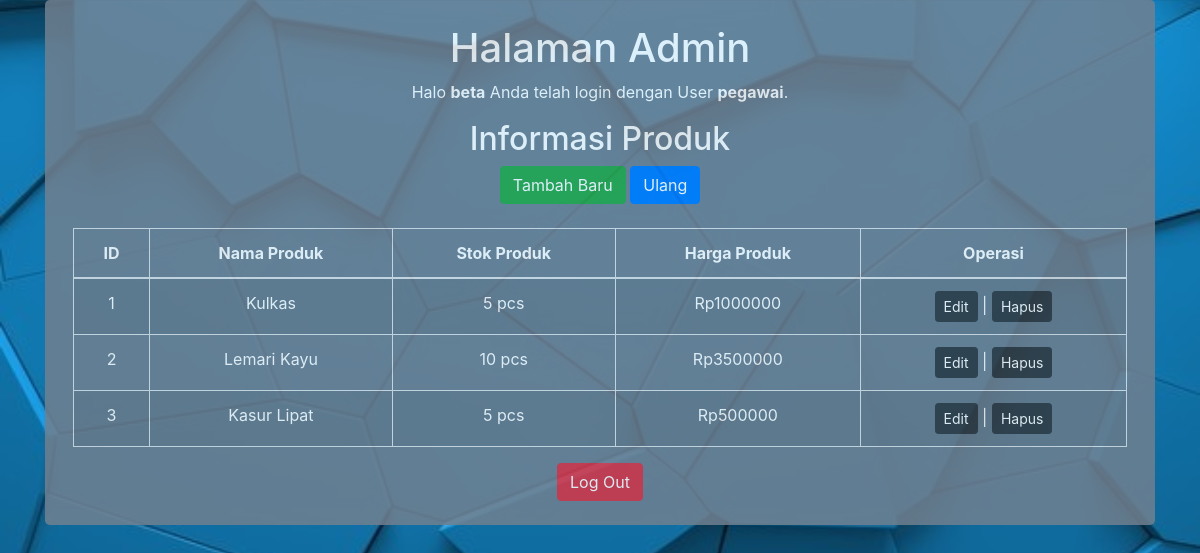
The app's page /halaman_admin.php (signed in) with its own data.
### tables this page shows
CREATE TABLE `produk` (
  `id_produk` int(11) NOT NULL,
  `nama_produk` varchar(100) NOT NULL,
  `stok_produk` int(11) NOT NULL,
  `harga_produk` int(11) NOT NULL
);

### halaman_admin.php (the view, shortened to what this page needs)
<!DOCTYPE html>
<html lang="en">
<head>
    <link rel="stylesheet" href="css/bootstrap.min.css">
</head>
<body style="background-image:url(img/landing.jpg); background-size:cover">
    <div class="container">
        <div class="rounded-lg" style="position: auto; left: 25%; right: 25%; color: white; text-align: center; background-color:slategray; opacity: 85%;">
			<br><h1>Halaman Admin</h1>
			<p>Halo <b><?php echo $_SESSION['nama_user']; ?></b> Anda telah login dengan User <b><?php echo $_SESSION['role_user']; ?></b>.</p>
			<div class="page-header clearfix">
                <h2 class="pull-left">Informasi Produk</h2>
                <a href="create.php" class="btn btn-success pull-right">Tambah Baru</a>
                <a href="halaman_admin.php" class="btn btn-primary pull-right">Ulang</a>
            </div>
            <?php
               	require_once "config.php";
                $sql = "SELECT * FROM produk";
                if($result = mysqli_query($link, $sql)){
                    if(mysqli_num_rows($result) > 0){
                        echo "<br><table align='center' class='table table-bordered table-striped' style='color: white; width: 95%;'>";
                            echo "<thead>";
                                echo "<tr>";
                                    echo "<th>ID</th>";
                                    echo "<th>Nama Produk</th>";
									echo "<th>Stok Produk</th>";
									echo "<th>Harga Produk</th>";
									echo "<th>Operasi</th>";
                                echo "</tr>";
                            echo "</thead>";
                            echo "<tbody>";
                            while($row = mysqli_fetch_array($result)){
                                echo "<tr>";
                                    echo "<td>" . $row['id_produk'] . "</td>";
                                    echo "<td>" . $row['nama_produk'] . "</td>";
                                    echo "<td>" . $row['stok_produk'] . " pcs</td>";
                                    echo "<td>Rp" . $row['harga_produk'] . "</td>";
                                    echo "<td>";
										echo "<a type='button' href='update.php?id=". $row['id_produk'] ."' title='Edit' data-toggle='tooltip' class='btn btn-dark btn-sm'>Edit</a><span> | </span>";
                                	    echo "<a type='button' href='delete.php?id=". $row['id_produk'] ."' title='Hapus' data-toggle='tooltip' class='btn btn-dark btn-sm'>Hapus</a>";
                                    echo "</td>";
                                echo "</tr>";
                            }
                            echo "</tbody>";
                        echo "</table>";
                    } else{
                        echo "<p class='lead'><em>Tidak ada data.</em></p>";
                    }
                } else{
                }
        	?>
			<center><a type="button" class="btn btn-danger" href="logout.php">Log Out</a><br/><br/></center>
		</div>
	</div>
</body>
</html>

### records on screen
produk: id_produk "1", nama_produk "Kulkas", stok_produk "5", harga_produk "1000000"
produk: id_produk "2", nama_produk "Lemari Kayu", stok_produk "10", harga_produk "3500000"
produk: id_produk "3", nama_produk "Kasur Lipat", stok_produk "5", harga_produk "500000"

### other values on screen
$_SESSION['nama_user'] "beta"
$_SESSION['role_user'] "pegawai"
